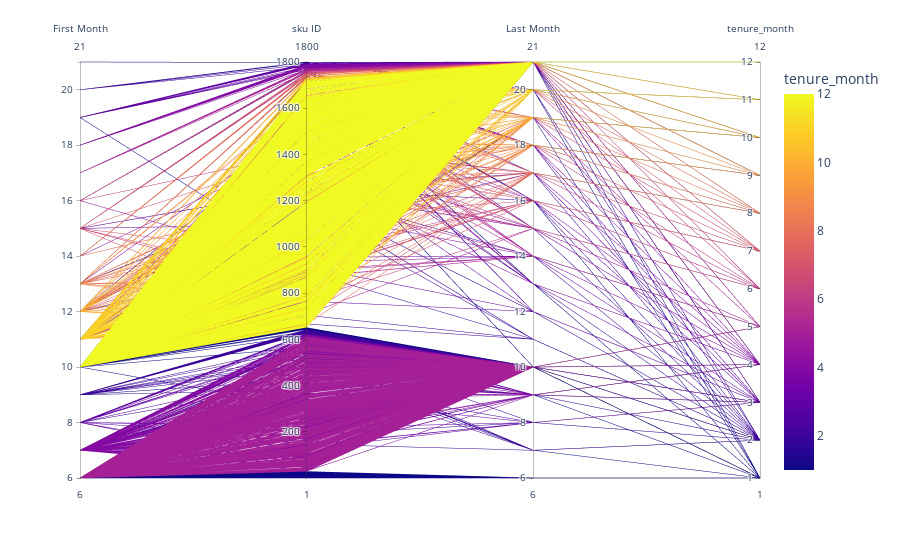

The code cell stored with this chart in its notebook:
### Code cell
fig = px.parallel_coordinates(sku_attributes[["first_month","sku_id","last_month","tenure_month"]], \
        color="tenure_month", labels={"sku_id": "sku ID",
                "first_month": "First Month", "last_month": "Last Month", },)
                             #color_continuous_scale=px.colors.diverging.Tealrose,
                            # color_continuous_midpoint=2)
fig.show()

### Figure 1 — Plotly figure (JSON) as saved in the notebook; plotly's stock layout.template omitted (floating-point values rounded to 4 significant figures; data arrays with more than 128 entries replaced by an {"elided": "..."} marker saying what was removed)
{"data": [{"dimensions": [{"label": "First Month", "values": {"elided": "1800 int values"}}, {"label": "sku ID", "values": {"elided": "1800 int values"}}, {"label": "Last Month", "values": {"elided": "1800 int values"}}, {"label": "tenure_month", "values": {"elided": "1800 int values"}}], "domain": {"x": [0, 1], "y": [0, 1]}, "line": {"color": {"elided": "1800 int values"}, "coloraxis": "coloraxis"}, "name": "", "type": "parcoords"}], "layout": {"coloraxis": {"colorbar": {"title": {"text": "tenure_month"}}, "colorscale": [[0, "#0d0887"], [0.1111, "#46039f"], [0.2222, "#7201a8"], [0.3333, "#9c179e"], [0.4444, "#bd3786"], [0.5556, "#d8576b"], [0.6667, "#ed7953"], [0.7778, "#fb9f3a"], [0.8889, "#fdca26"], [1, "#f0f921"]]}, "legend": {"tracegroupgap": 0}, "margin": {"t": 60}}}
